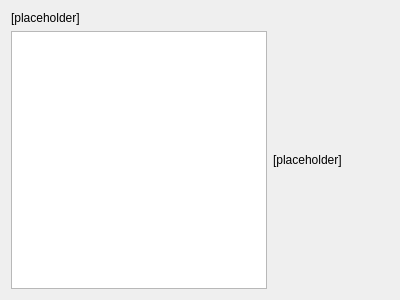
<?xml version="1.0" encoding="UTF-8"?>
<ui version="4.0">
 <class>pgKwField</class>
 <widget class="QWidget" name="pgKwField">
  <property name="geometry">
   <rect>
    <x>0</x>
    <y>0</y>
    <width>400</width>
    <height>300</height>
   </rect>
  </property>
  <property name="sizePolicy">
   <sizepolicy hsizetype="MinimumExpanding" vsizetype="MinimumExpanding">
    <horstretch>0</horstretch>
    <verstretch>0</verstretch>
   </sizepolicy>
  </property>
  <layout class="QVBoxLayout" name="verticalLayout_5">
   <item>
    <widget class="QLabel" name="lblSelectField">
     <property name="styleSheet">
      <string notr="true">font: 11pt &quot;Ubuntu&quot;;</string>
     </property>
     <property name="text">
      <string>[placeholder]</string>
     </property>
     <property name="alignment">
      <set>Qt::AlignLeading|Qt::AlignLeft|Qt::AlignTop</set>
     </property>
     <property name="wordWrap">
      <bool>true</bool>
     </property>
    </widget>
   </item>
   <item>
    <layout class="QGridLayout" name="gridLayout_3">
     <item row="1" column="0" colspan="2">
      <widget class="QListWidget" name="lstFields">
       <property name="sizePolicy">
        <sizepolicy hsizetype="Expanding" vsizetype="Minimum">
         <horstretch>0</horstretch>
         <verstretch>0</verstretch>
        </sizepolicy>
       </property>
      </widget>
     </item>
     <item row="1" column="2">
      <widget class="QLabel" name="lblDescribeField">
       <property name="sizePolicy">
        <sizepolicy hsizetype="Expanding" vsizetype="Expanding">
         <horstretch>0</horstretch>
         <verstretch>0</verstretch>
        </sizepolicy>
       </property>
       <property name="styleSheet">
        <string notr="true">font: 11pt &quot;Ubuntu&quot;;</string>
       </property>
       <property name="text">
        <string>[placeholder]</string>
       </property>
       <property name="alignment">
        <set>Qt::AlignLeading|Qt::AlignLeft|Qt::AlignVCenter</set>
       </property>
       <property name="wordWrap">
        <bool>true</bool>
       </property>
      </widget>
     </item>
    </layout>
   </item>
  </layout>
 </widget>
 <resources/>
 <connections/>
</ui>
